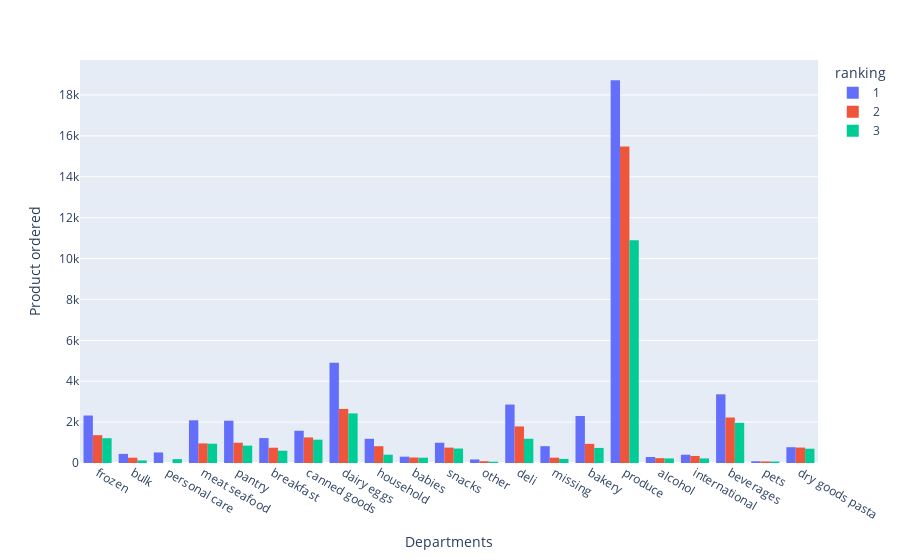

The notebook cell this image was saved under:
### Code cell
%%time
Q2_sql = """
SELECT *
FROM(
SELECT
  Table2.product_name,
  Table2.department_id,
  Table3.department,
  order_count,
  RANK() OVER (PARTITION BY Table2.department_id ORDER BY order_count DESC) AS ranking
FROM
  (
    SELECT
      order_prod.product_id,
      COUNT(order_prod.product_id) AS order_count
    FROM
      order_prod
    GROUP BY
      product_id
  ) AS Table1
  LEFT JOIN products Table2
      ON Table1.product_id = Table2.product_id
  LEFT JOIN departments Table3 
      ON Table2.department_id = Table3.department_id
ORDER  BY department_id ASC, order_count DESC)
Where ranking < 4
"""

Q2_df = spark.sql(Q2_sql)
Q2_df.show(10, truncate=80)

Q2_df_pd = Q2_df.toPandas()
fig = px.histogram(Q2_df_pd,
            x="department",
            y="order_count",
            barmode='group',
            color='ranking',
            hover_name="product_name")
fig.update_layout(xaxis_title='Departments', yaxis_title='Product ordered')
fig.show()

### Figure 1 — Plotly figure (JSON) as saved in the notebook; plotly's stock layout.template omitted (floating-point values rounded to 4 significant figures)
{"data": [{"alignmentgroup": "True", "bingroup": "x", "histfunc": "sum", "hovertemplate": "ranking=1<br>department=%{x}<br>sum of order_count=%{y}<extra></extra>", "legendgroup": "1", "marker": {"color": "#636efa", "pattern": {"shape": ""}}, "name": "1", "offsetgroup": "1", "orientation": "v", "showlegend": true, "type": "histogram", "x": ["frozen", "bulk", "personal care", "personal care", "meat seafood", "pantry", "breakfast", "canned goods", "dairy eggs", "household", "babies", "snacks", "other", "deli", "missing", "bakery", "produce", "alcohol", "international", "beverages", "pets", "dry goods pasta"], "xaxis": "x", "y": [2323, 446, 258, 258, 2088, 2068, 1218, 1576, 4908, 1183, 310, 991, 174, 2858, 823, 2298, 18726, 295, 405, 3359, 84, 772], "yaxis": "y"}, {"alignmentgroup": "True", "bingroup": "x", "histfunc": "sum", "hovertemplate": "ranking=2<br>department=%{x}<br>sum of order_count=%{y}<extra></extra>", "legendgroup": "2", "marker": {"color": "#EF553B", "pattern": {"shape": ""}}, "name": "2", "offsetgroup": "2", "orientation": "v", "showlegend": true, "type": "histogram", "x": ["frozen", "bulk", "meat seafood", "pantry", "breakfast", "canned goods", "dairy eggs", "household", "babies", "snacks", "other", "deli", "missing", "bakery", "produce", "alcohol", "international", "beverages", "pets", "dry goods pasta"], "xaxis": "x", "y": [1361, 259, 958, 991, 747, 1250, 2646, 821, 268, 753, 86, 1788, 261, 938, 15480, 237, 345, 2225, 76, 754], "yaxis": "y"}, {"alignmentgroup": "True", "bingroup": "x", "histfunc": "sum", "hovertemplate": "ranking=3<br>department=%{x}<br>sum of order_count=%{y}<extra></extra>", "legendgroup": "3", "marker": {"color": "#00cc96", "pattern": {"shape": ""}}, "name": "3", "offsetgroup": "3", "orientation": "v", "showlegend": true, "type": "histogram", "x": ["frozen", "bulk", "personal care", "meat seafood", "pantry", "breakfast", "canned goods", "dairy eggs", "household", "babies", "snacks", "other", "deli", "missing", "bakery", "produce", "alcohol", "international", "beverages", "pets", "dry goods pasta"], "xaxis": "x", "y": [1213, 125, 191, 943, 850, 600, 1141, 2424, 407, 259, 707, 62, 1186, 200, 738, 10894, 224, 224, 1966, 73, 699], "yaxis": "y"}], "layout": {"autosize": true, "barmode": "group", "legend": {"title": {"text": "ranking"}, "tracegroupgap": 0}, "margin": {"t": 60}, "xaxis": {"anchor": "y", "autorange": true, "domain": [0, 1], "range": [-0.5, 20.5], "title": {"text": "Departments"}, "type": "category"}, "yaxis": {"anchor": "x", "autorange": true, "domain": [0, 1], "range": [0, 19710.0], "title": {"text": "Product ordered"}, "type": "linear"}}}
